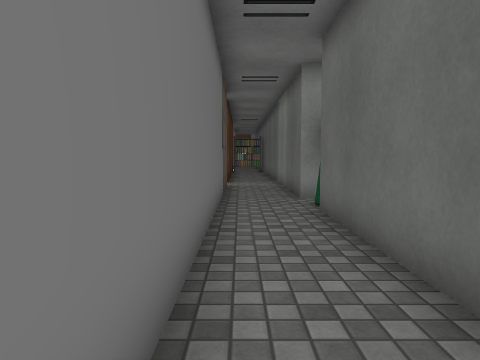
[1] (above)

22 first-person views from a walk through a 3-D level made in the Unity game engine. The camera is 1.2 m above the floor, tilts 4° down and sees 70° across. Doors are open. The floor is counted in squares, 1 m on a side. Each view is taken from the middle of a square. On the plan, view 1 faces up. The plan holds only what a view shows up to about 14 squares ahead; the rest is blank. The place goes on beyond the plan. The player is left out. Some surface patterns are stand-ins.

[2]
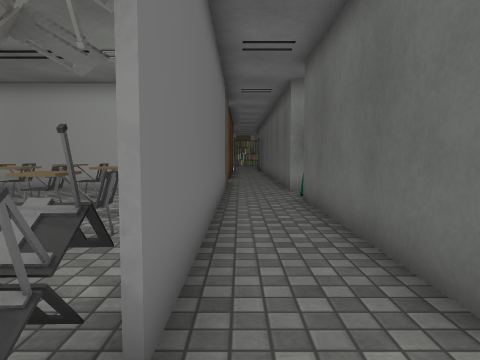

[3]
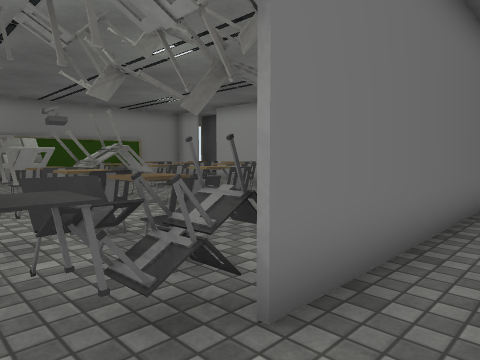

[4]
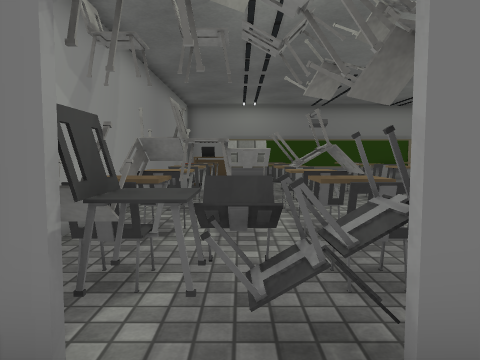

[5]
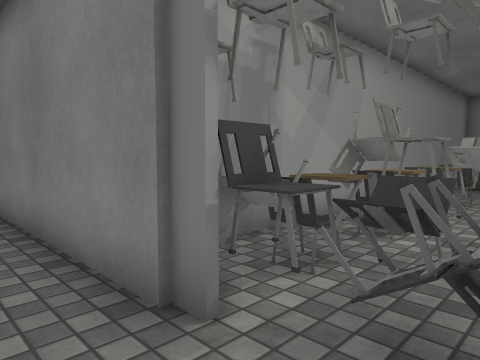

[6]
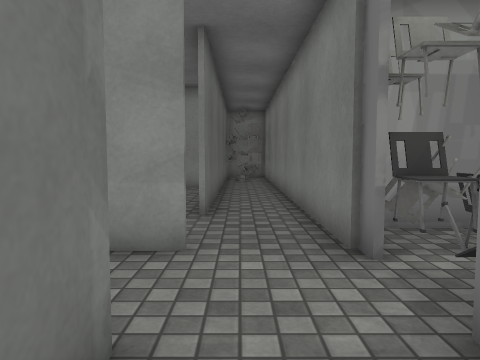

[7]
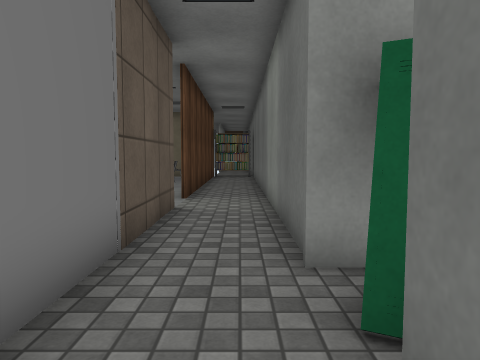

[8]
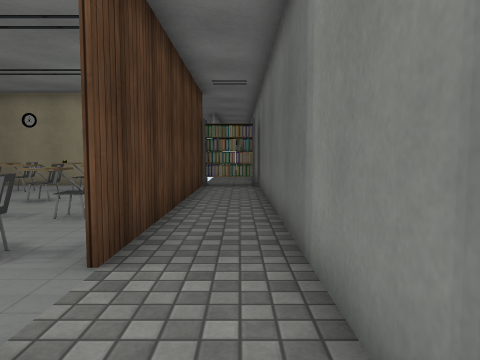

[9]
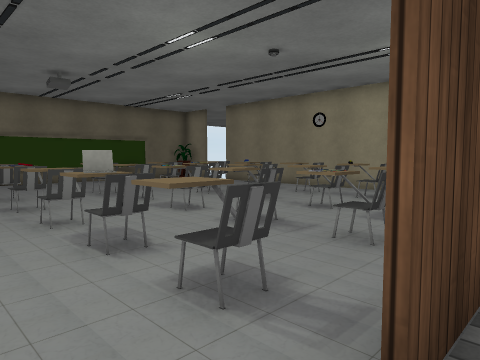

[10]
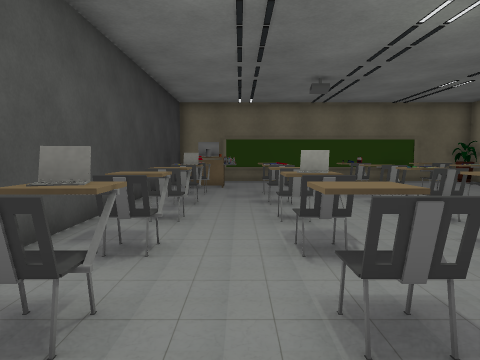

[11]
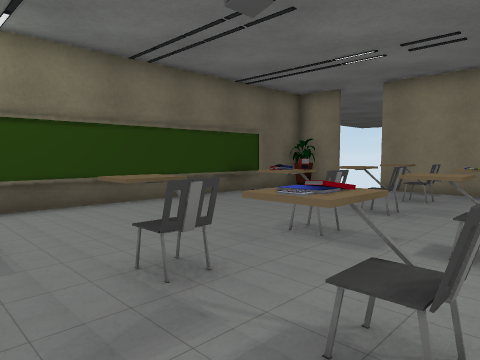

[12]
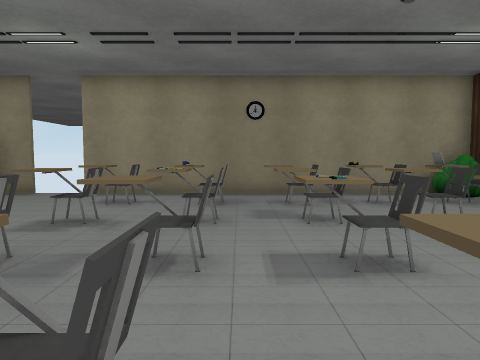

[13]
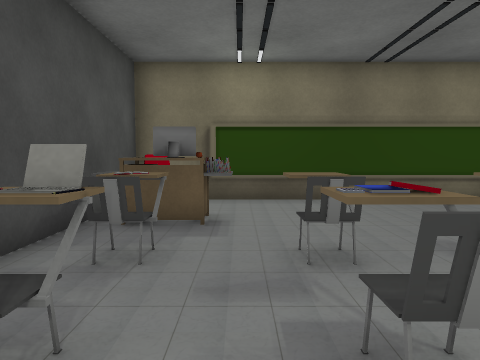

[14]
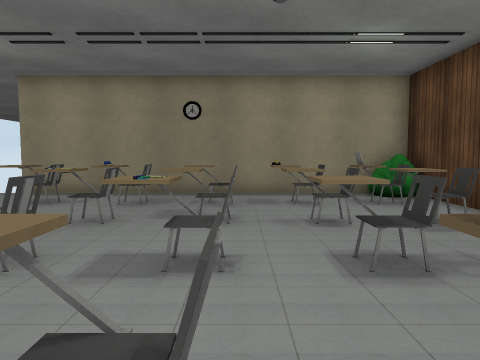

[15]
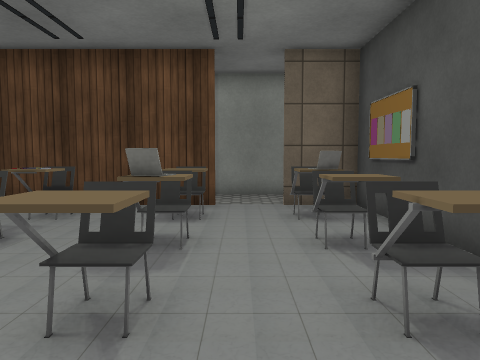

[16]
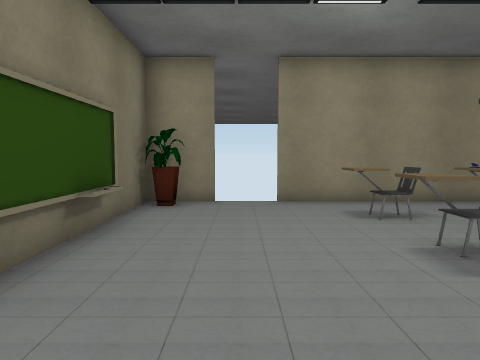

[17]
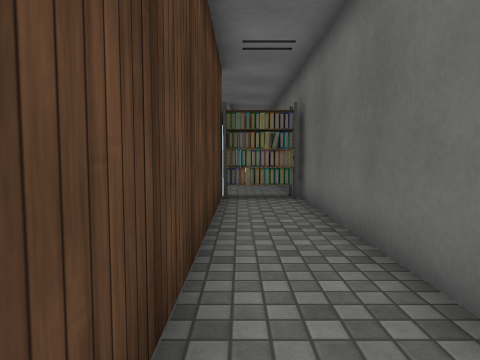

[18]
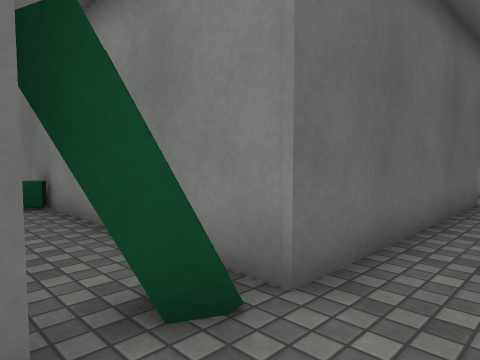

[19]
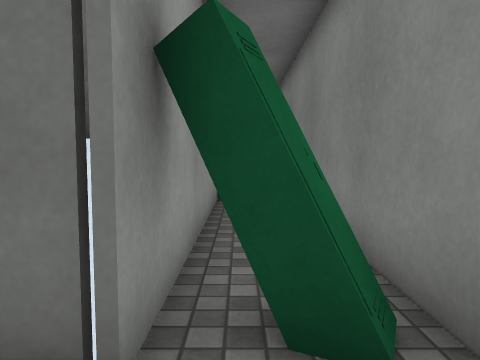

[20]
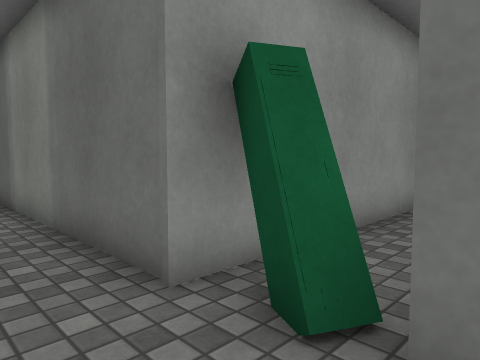

[21]
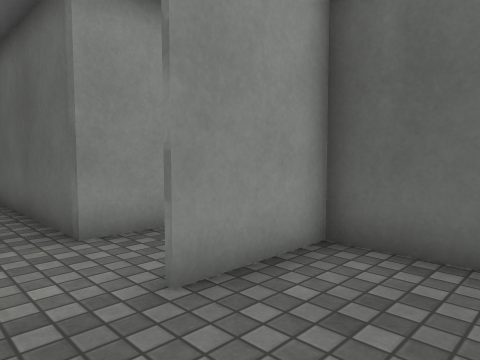

[22]
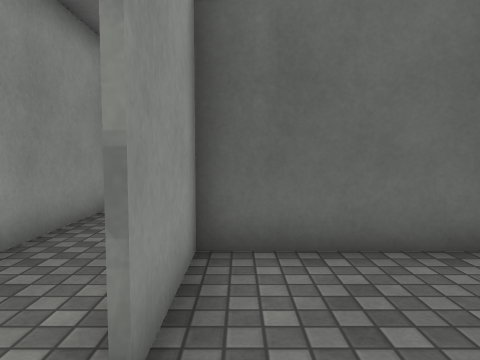

### Floor plan
Ten units are one square. View 1 is at (0, 0); x grows to the right and y downward. Boxes are objects, and circles mark ways between rooms. Rooms are numbered by the first view taken in them; rooms with no view inside come last. Other rooms are left out.
<svg viewBox="-170 -270 259 340">
<path fill="none" stroke="#000" d="M-43 -102 -86 -102M-5 24 -5 65M16 23 27 23M-5 -140 -5 -4M54 0 18 0 18 -75 84 -75M-152 37 -14 37M18 65 18 49M84 -96 18 -96 18 -265M-5 -261 -5 -155M-146 -260 -163 -260 -163 -130M-6 -155 -6 -209M-6 -225 -6 -260 -130 -260M-163 -121 -35 -121M-6 -121 -6 -140M-160 -230 -160 -218M43 61 43 24 16 24"/>
<rect x="-145" y="25" width="10" height="10" fill="#bbb"><title>other object</title></rect>
<rect x="-125" y="15" width="20" height="20" fill="#bbb"><title>other object</title></rect>
<rect x="-125" y="-15" width="20" height="20" fill="#bbb"><title>other object</title></rect>
<rect x="-125" y="-35" width="20" height="10" fill="#bbb"><title>other object</title></rect>
<rect x="-125" y="-65" width="20" height="20" fill="#bbb"><title>other object</title></rect>
<rect x="-105" y="15" width="30" height="20" fill="#bbb"><title>other object</title></rect>
<rect x="-105" y="-15" width="30" height="20" fill="#bbb"><title>other object</title></rect>
<rect x="-105" y="-35" width="30" height="10" fill="#bbb"><title>other object</title></rect>
<rect x="-105" y="-85" width="30" height="20" fill="#bbb"><title>other object</title></rect>
<rect x="-95" y="-65" width="20" height="20" fill="#bbb"><title>other object</title></rect>
<rect x="-75" y="15" width="20" height="20" fill="#bbb"><title>other object</title></rect>
<rect x="-75" y="-15" width="20" height="20" fill="#bbb"><title>other object</title></rect>
<rect x="-75" y="-35" width="20" height="10" fill="#bbb"><title>other object</title></rect>
<rect x="-75" y="-65" width="20" height="20" fill="#bbb"><title>other object</title></rect>
<rect x="-75" y="-85" width="20" height="20" fill="#bbb"><title>other object</title></rect>
<rect x="-55" y="15" width="10" height="20" fill="#bbb"><title>other object</title></rect>
<rect x="-55" y="5" width="20" height="10" fill="#bbb"><title>other object</title></rect>
<rect x="-55" y="-15" width="10" height="20" fill="#bbb"><title>other object</title></rect>
<rect x="-55" y="-35" width="20" height="10" fill="#bbb"><title>other object</title></rect>
<rect x="-55" y="-65" width="20" height="20" fill="#bbb"><title>other object</title></rect>
<rect x="-55" y="-85" width="20" height="20" fill="#bbb"><title>other object</title></rect>
<rect x="-45" y="15" width="20" height="10" fill="#bbb"><title>other object</title></rect>
<rect x="-45" y="-5" width="10" height="10" fill="#bbb"><title>other object</title></rect>
<rect x="-45" y="-15" width="20" height="20" fill="#bbb"><title>other object</title></rect>
<rect x="-35" y="25" width="10" height="10" fill="#bbb"><title>other object</title></rect>
<rect x="-35" y="5" width="10" height="10" fill="#bbb"><title>other object</title></rect>
<rect x="-35" y="-15" width="20" height="10" fill="#bbb"><title>other object</title></rect>
<rect x="-35" y="-35" width="20" height="10" fill="#bbb"><title>other object</title></rect>
<rect x="-35" y="-65" width="20" height="20" fill="#bbb"><title>other object</title></rect>
<rect x="-25" y="15" width="20" height="10" fill="#bbb"><title>other object</title></rect>
<rect x="-25" y="5" width="10" height="10" fill="#bbb"><title>other object</title></rect>
<rect x="-25" y="-5" width="10" height="10" fill="#bbb"><title>other object</title></rect>
<rect x="-15" y="5" width="10" height="10" fill="#bbb"><title>other object</title></rect>
<rect x="-15" y="-5" width="10" height="10" fill="#bbb"><title>other object</title></rect>
<rect x="-5" y="-265" width="20" height="10" fill="#bbb"><title>other object</title></rect>
<rect x="15" y="-95" width="20" height="20" fill="#bbb"><title>other object</title></rect>
<rect x="-165" y="-255" width="10" height="10" fill="#bbb"><title>other object</title></rect>
<rect x="-155" y="-135" width="20" height="10" fill="#bbb"><title>other object</title></rect>
<rect x="-145" y="-145" width="10" height="10" fill="#bbb"><title>other object</title></rect>
<rect x="-135" y="-135" width="10" height="10" fill="#bbb"><title>other object</title></rect>
<rect x="-135" y="-145" width="10" height="10" fill="#bbb"><title>other object</title></rect>
<rect x="-135" y="-155" width="10" height="10" fill="#bbb"><title>other object</title></rect>
<rect x="-125" y="-145" width="20" height="20" fill="#bbb"><title>other object</title></rect>
<rect x="-125" y="-165" width="20" height="10" fill="#bbb"><title>other object</title></rect>
<rect x="-125" y="-195" width="20" height="10" fill="#bbb"><title>other object</title></rect>
<rect x="-125" y="-215" width="20" height="10" fill="#bbb"><title>other object</title></rect>
<rect x="-115" y="-235" width="10" height="10" fill="#bbb"><title>other object</title></rect>
<rect x="-105" y="-145" width="10" height="10" fill="#bbb"><title>other object</title></rect>
<rect x="-105" y="-165" width="10" height="10" fill="#bbb"><title>other object</title></rect>
<rect x="-105" y="-245" width="10" height="10" fill="#bbb"><title>other object</title></rect>
<rect x="-95" y="-135" width="10" height="10" fill="#bbb"><title>other object</title></rect>
<rect x="-95" y="-165" width="10" height="10" fill="#bbb"><title>other object</title></rect>
<rect x="-95" y="-185" width="10" height="10" fill="#bbb"><title>other object</title></rect>
<rect x="-95" y="-215" width="10" height="10" fill="#bbb"><title>other object</title></rect>
<rect x="-75" y="-145" width="10" height="20" fill="#bbb"><title>other object</title></rect>
<rect x="-75" y="-165" width="20" height="10" fill="#bbb"><title>other object</title></rect>
<rect x="-75" y="-195" width="10" height="10" fill="#bbb"><title>other object</title></rect>
<rect x="-75" y="-215" width="20" height="10" fill="#bbb"><title>other object</title></rect>
<rect x="-75" y="-245" width="10" height="10" fill="#bbb"><title>other object</title></rect>
<rect x="-55" y="-145" width="10" height="20" fill="#bbb"><title>other object</title></rect>
<rect x="-55" y="-165" width="10" height="10" fill="#bbb"><title>other object</title></rect>
<rect x="-55" y="-195" width="20" height="10" fill="#bbb"><title>other object</title></rect>
<rect x="-55" y="-215" width="20" height="10" fill="#bbb"><title>other object</title></rect>
<rect x="-45" y="-165" width="10" height="10" fill="#bbb"><title>other object</title></rect>
<rect x="-45" y="-245" width="10" height="10" fill="#bbb"><title>other object</title></rect>
<rect x="-35" y="-145" width="10" height="20" fill="#bbb"><title>other object</title></rect>
<rect x="-35" y="-165" width="20" height="10" fill="#bbb"><title>other object</title></rect>
<rect x="-35" y="-195" width="20" height="10" fill="#bbb"><title>other object</title></rect>
<rect x="-35" y="-215" width="20" height="10" fill="#bbb"><title>other object</title></rect>
<rect x="-35" y="-245" width="10" height="10" fill="#bbb"><title>other object</title></rect>
<rect x="-25" y="-145" width="10" height="20" fill="#bbb"><title>other object</title></rect>
<rect x="-25" y="-255" width="20" height="10" fill="#bbb"><title>other object</title></rect>
<circle cx="-10" cy="-150" r="3" fill="#2a7"/>
<circle cx="20" cy="40" r="3" fill="#2a7"/>
<text x="-60" y="-50">1</text>
<text x="-90" y="-190">2</text>
<text x="30" y="40">3</text>
</svg>
Room 1 opens to room 2. Room 1 opens to room 3.

Where each view was taken, in squares from view 1:
view 1: 0 up, 0 right, facing up
view 2: 2 down, 0 right, facing up
view 3: 2 down, 1 right, facing up-left
view 4: 1 down, 1 right, facing left
view 5: 0 up, 1 right, facing down-left
view 6: 2 up, 1 right, facing down
view 7: 6 up, 1 right, facing up
view 8: 12 up, 1 right, facing up
view 9: 14 up, 0 right, facing up-left
view 10: 15 up, 0 right, facing left
view 11: 14 up, 8 left, facing up-left
view 12: 15 up, 8 left, facing up
view 13: 15 up, 7 left, facing left
view 14: 15 up, 6 left, facing up
view 15: 15 up, 9 left, facing right
view 16: 17 up, 14 left, facing up
view 17: 16 up, 0 right, facing up
view 18: 10 up, 0 right, facing down-right
view 19: 9 up, 0 right, facing right
view 20: 7 up, 0 right, facing up-right
view 21: 5 down, 0 right, facing up-right
view 22: 3 down, 0 right, facing right
